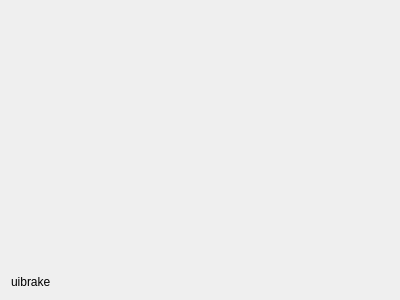
<?xml version="1.0" encoding="UTF-8"?>
<ui version="4.0">
 <class>UiBrake</class>
 <widget class="QWidget" name="UiBrake">
  <property name="geometry">
   <rect>
    <x>0</x>
    <y>0</y>
    <width>400</width>
    <height>300</height>
   </rect>
  </property>
  <property name="windowTitle">
   <string>Form</string>
  </property>
  <layout class="QVBoxLayout" name="verticalLayout">
   <item>
    <widget class="QStackedWidget" name="stackedWidget">
     <widget class="QWidget" name="page_ui">
      <layout class="QHBoxLayout" name="qmlHboxLayout"/>
     </widget>
     <widget class="QWidget" name="page_tree">
      <layout class="QVBoxLayout" name="verticalLayout_3">
       <item>
        <layout class="QVBoxLayout" name="verticalLayout_tree"/>
       </item>
      </layout>
     </widget>
    </widget>
   </item>
   <item>
    <widget class="QLabel" name="label">
     <property name="text">
      <string>uibrake</string>
     </property>
    </widget>
   </item>
  </layout>
 </widget>
 <resources/>
 <connections/>
</ui>
